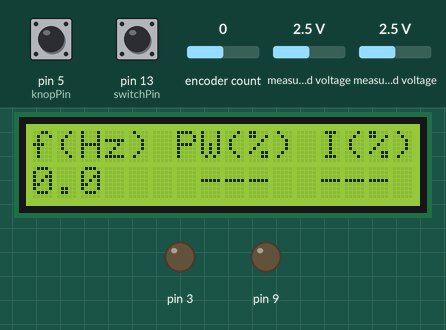
The sketch below on a simulated Arduino Uno, built with avr-gcc and run on an emulated ATmega328P. On the bench: 16×2 character LCD, output pins drawn as LEDs (lit = HIGH). The inputs (shaded band) are chosen by the test bench; at power-on: encoder count 0, pin 5 (knopPin) HIGH, pin 13 (switchPin) LOW, measured voltage 2.5 V. What the sketch prints to the serial monitor is not drawn.

Above: at 1.4 s.
1.5 s: encoder count set to 1
At 2.8 s:
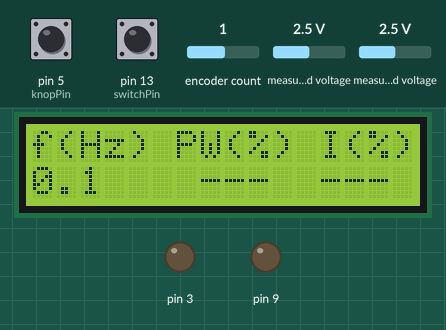
3.1 s: pin 5 (knopPin) pulled LOW for 1 s
At 3.7 s:
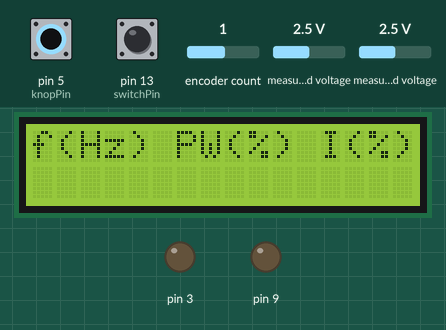
5.6 s: pin 13 (switchPin) pulled HIGH for 0.15 s
At 5.86 s:
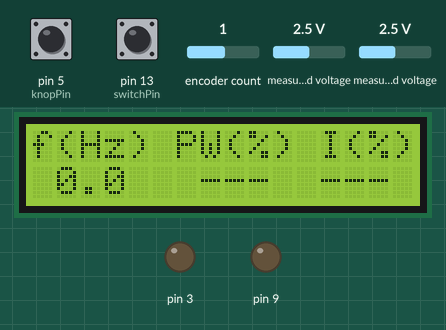
7.4 s: encoder count set to 5
At 8.7 s:
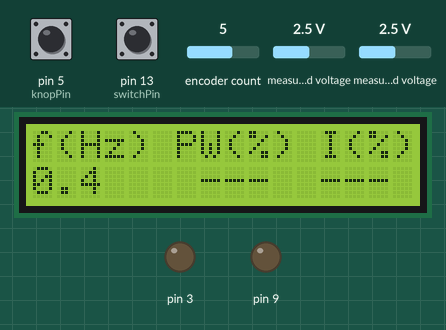
9.0 s: encoder count set to 6
At 9.9 s:
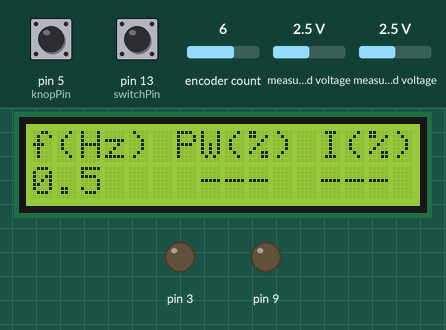
Timing chart, 0 to 11.6 s (numbered marks = the images above; inputs shaded):
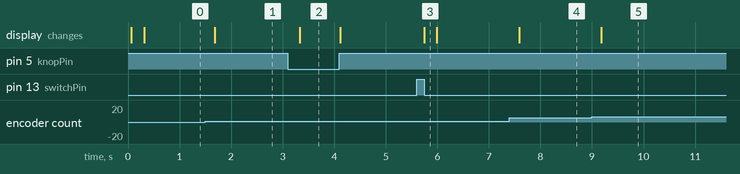

Measured:
- after the input at 1.5 s, the display: changes after 0.18 s (image 1)
- after the input at 3.1 s, the display: changes after 0.23 s (image 2)
- after the input at 5.6 s, the display: changes after 0.15 s (image 3)
- after the input at 7.4 s, the display: changes after 0.19 s (image 4)
- after the input at 9.0 s, the display: changes after 0.18 s (image 5)

The sketch:

stroboscope_v3.0.ino
```cpp
/*
Script for stroboscoop driven by PWM signals Arduino. Two PWM signals are generated by the PWM libraries. Pin D9 generates a low frequency signal
for controlling the over all frequency of the stroboscope. Pin 3 controls the intensity of the stroboscope. This script contains two modes: manual and automatic.
By making use of the following components: ADS1115, LCD 16x2 I2C, potentiometers, encoder (EC11) and toggle switches.

connections:
toggle switch: D13
PWM frequency output: D9
PWM intensity output: D3
Encoder: D2 & D4
Switch Encoder: D5
SDA: A5
SCL: A4


Jasper van Bemmel 15-05-2025

*/


// include libraries
#include <TimerOne.h>
#include <PWM.h>
#include <ADS1X15.h>
#include <LiquidCrystal_I2C.h>
#include <Encoder.h>

// define pins and variabels
const int switchPin = 13;  // Schakelaar tussen handmatig en automatisch
bool vorigeSwitchState = false;

// PWM instellingen
int PWM_9 = 9;
int PWM_3 = 3;
int frequency_dim = 1000;

// encoder
const int knopPin = 5;
long vorigeRuweWaarde = 0;
int vorigeKlikWaarde = 0;
float waarde = 0.0;       // voor handmatige modus
float autoWaarde = 0.0;   // voor automatische modus

// LCD + ADS + encoder
LiquidCrystal_I2C lcd(0x27,16,2);
ADS1115 ADS(0x48);
Encoder mijnEncoder(2, 4);  // CLK op 2, DT op 4

float mapFloat(float x, float in_min, float in_max, float out_min, float out_max) {
  return (x - in_min) * (out_max - out_min) / (in_max - in_min) + out_min;
}

void setup() {
  Serial.begin(9600);
  pinMode(switchPin, INPUT);
  pinMode(knopPin, INPUT);

  Timer1.initialize(0);
  InitTimersSafe();

  lcd.init();
  lcd.backlight();
  lcd.clear();
  Wire.begin();

  ADS.begin();
  ADS.setGain(0);

  delay(200);
}

void loop() {
  bool huidigeSwitchState = (digitalRead(switchPin) == LOW);  // LOW = handmatig

  // Detecteer wisseling van modus
  if (huidigeSwitchState != vorigeSwitchState) {
    lcd.clear();
    vorigeKlikWaarde = 0;
    mijnEncoder.write(0);  // reset encoderpositie bij switch

    if (huidigeSwitchState) {
      // handmatige layout
      lcd.setCursor(6, 0); lcd.print("PW(%)");
      lcd.setCursor(12, 0); lcd.print("I(%)");
      lcd.setCursor(0, 0); lcd.print("f(Hz)");
    } else {
  // automatische layout
  lcd.clear();
  lcd.setCursor(6, 0); lcd.print("PW(%)");
  lcd.setCursor(12, 0); lcd.print("I(%)");
  lcd.setCursor(0, 0); lcd.print("f(Hz)");
}

    vorigeSwitchState = huidigeSwitchState;
  }

  // Meet waarden van potentiometers
  int16_t val_1 = ADS.readADC(1);
  int16_t val_2 = ADS.readADC(2);
  int pwpot = map(val_1, 1000, 25000, 0,  1023);
  int Ipot = map(val_2, 1000, 25000, 0,  255);
  int pwpot_print = map(val_1, 1000, 25000, 0,  100);
  int Ipot_print = map(val_2, 1000, 25000, 0,  100);

  char buffer[8];

  // === HANDMATIGE MODUS ===
  if (huidigeSwitchState) {
    long ruweWaarde = mijnEncoder.read();
    int klikWaarde = ruweWaarde / 4;

    if (klikWaarde != vorigeKlikWaarde) {
      int verschil = klikWaarde - vorigeKlikWaarde;
      vorigeKlikWaarde = klikWaarde;

      waarde += verschil * 0.1;
      waarde = constrain(waarde, 0.0, 100.0);

      Serial.print("f (Hz): ");
      Serial.println(waarde, 1);
    }

    // Knop indrukken = reset
    if (digitalRead(knopPin) == LOW) {
      delay(50);
      if (digitalRead(knopPin) == LOW) {
        lcd.clear();
        lcd.setCursor(6, 0); lcd.print("PW(%)");
        lcd.setCursor(12, 0); lcd.print("I(%)");
        lcd.setCursor(0, 0); lcd.print("f(Hz)");
        waarde = 0.0;
        vorigeKlikWaarde = 0;
        mijnEncoder.write(0);
        while (digitalRead(knopPin) == LOW) delay(10);
      }
    }

    // LCD updaten
    lcd.setCursor(7, 1);
    if (pwpot_print < 1) {
      pwpot = 0;
      lcd.print("---");
    } else if (pwpot_print > 100) {
      pwpot = 1023;
      lcd.print("100");
    } else {
      lcd.print(dtostrf(pwpot_print,3,0, buffer));
    }

    lcd.setCursor(12, 1);
    if (Ipot_print < 1) {
      Ipot = 0;
      lcd.print("---");
    } else if (Ipot_print > 100) {
      Ipot = 255;
      lcd.print("100");
    } else {
      lcd.print(dtostrf(Ipot_print,3,0, buffer));
    }

    lcd.setCursor(0, 1);
    if (waarde < 0.1) Ipot = 0;
    lcd.print(dtostrf(waarde, 3, 1, buffer));

    // PWM instellingen
    Timer1.setPeriod(1000000 / waarde);
    Timer1.pwm(PWM_9, pwpot);
    SetPinFrequency(PWM_3, frequency_dim);
    pwmWrite(PWM_3, Ipot);
  }


  // === AUTOMATISCHE MODUS ===
  else {
    long ruweWaarde = mijnEncoder.read();
    int klikWaarde = ruweWaarde / 4;

    if (klikWaarde != vorigeKlikWaarde) {
      int verschil = klikWaarde - vorigeKlikWaarde;
      vorigeKlikWaarde = klikWaarde;

      autoWaarde += verschil * 0.1;
   autoWaarde = constrain(autoWaarde, 0.0, 5.0);


      Serial.print("Auto waarde: ");
      Serial.println(autoWaarde, 1);
    }

    // LCD display
// LCD updaten
        lcd.setCursor(6, 0); lcd.print("PW(%)");
        lcd.setCursor(12, 0); lcd.print("I(%)");
        lcd.setCursor(0, 0); lcd.print("f(Hz)");

    lcd.setCursor(7, 1);
    if (pwpot_print < 1) {
      pwpot = 0;
      lcd.print("---");
    } else if (pwpot_print > 100) {
      pwpot = 1023;
      lcd.print("100");
    } else {
      lcd.print(dtostrf(pwpot_print,3,0, buffer));
    }

    lcd.setCursor(12, 1);
    if (Ipot_print < 1) {
      Ipot = 0;
      lcd.print("---");
    } else if (Ipot_print > 100) {
      Ipot = 255;
      lcd.print("100");
    } else {
      lcd.print(dtostrf(Ipot_print,3,0, buffer));
    }

    lcd.setCursor(1, 1);
    lcd.print(dtostrf(autoWaarde, 1, 1, buffer));

    // PWM eventueel uitzetten of laten lopen zoals jij wil:
    Timer1.pwm(PWM_9, 0);
    pwmWrite(PWM_3, 0);
  }

  delay(200);
}
```
